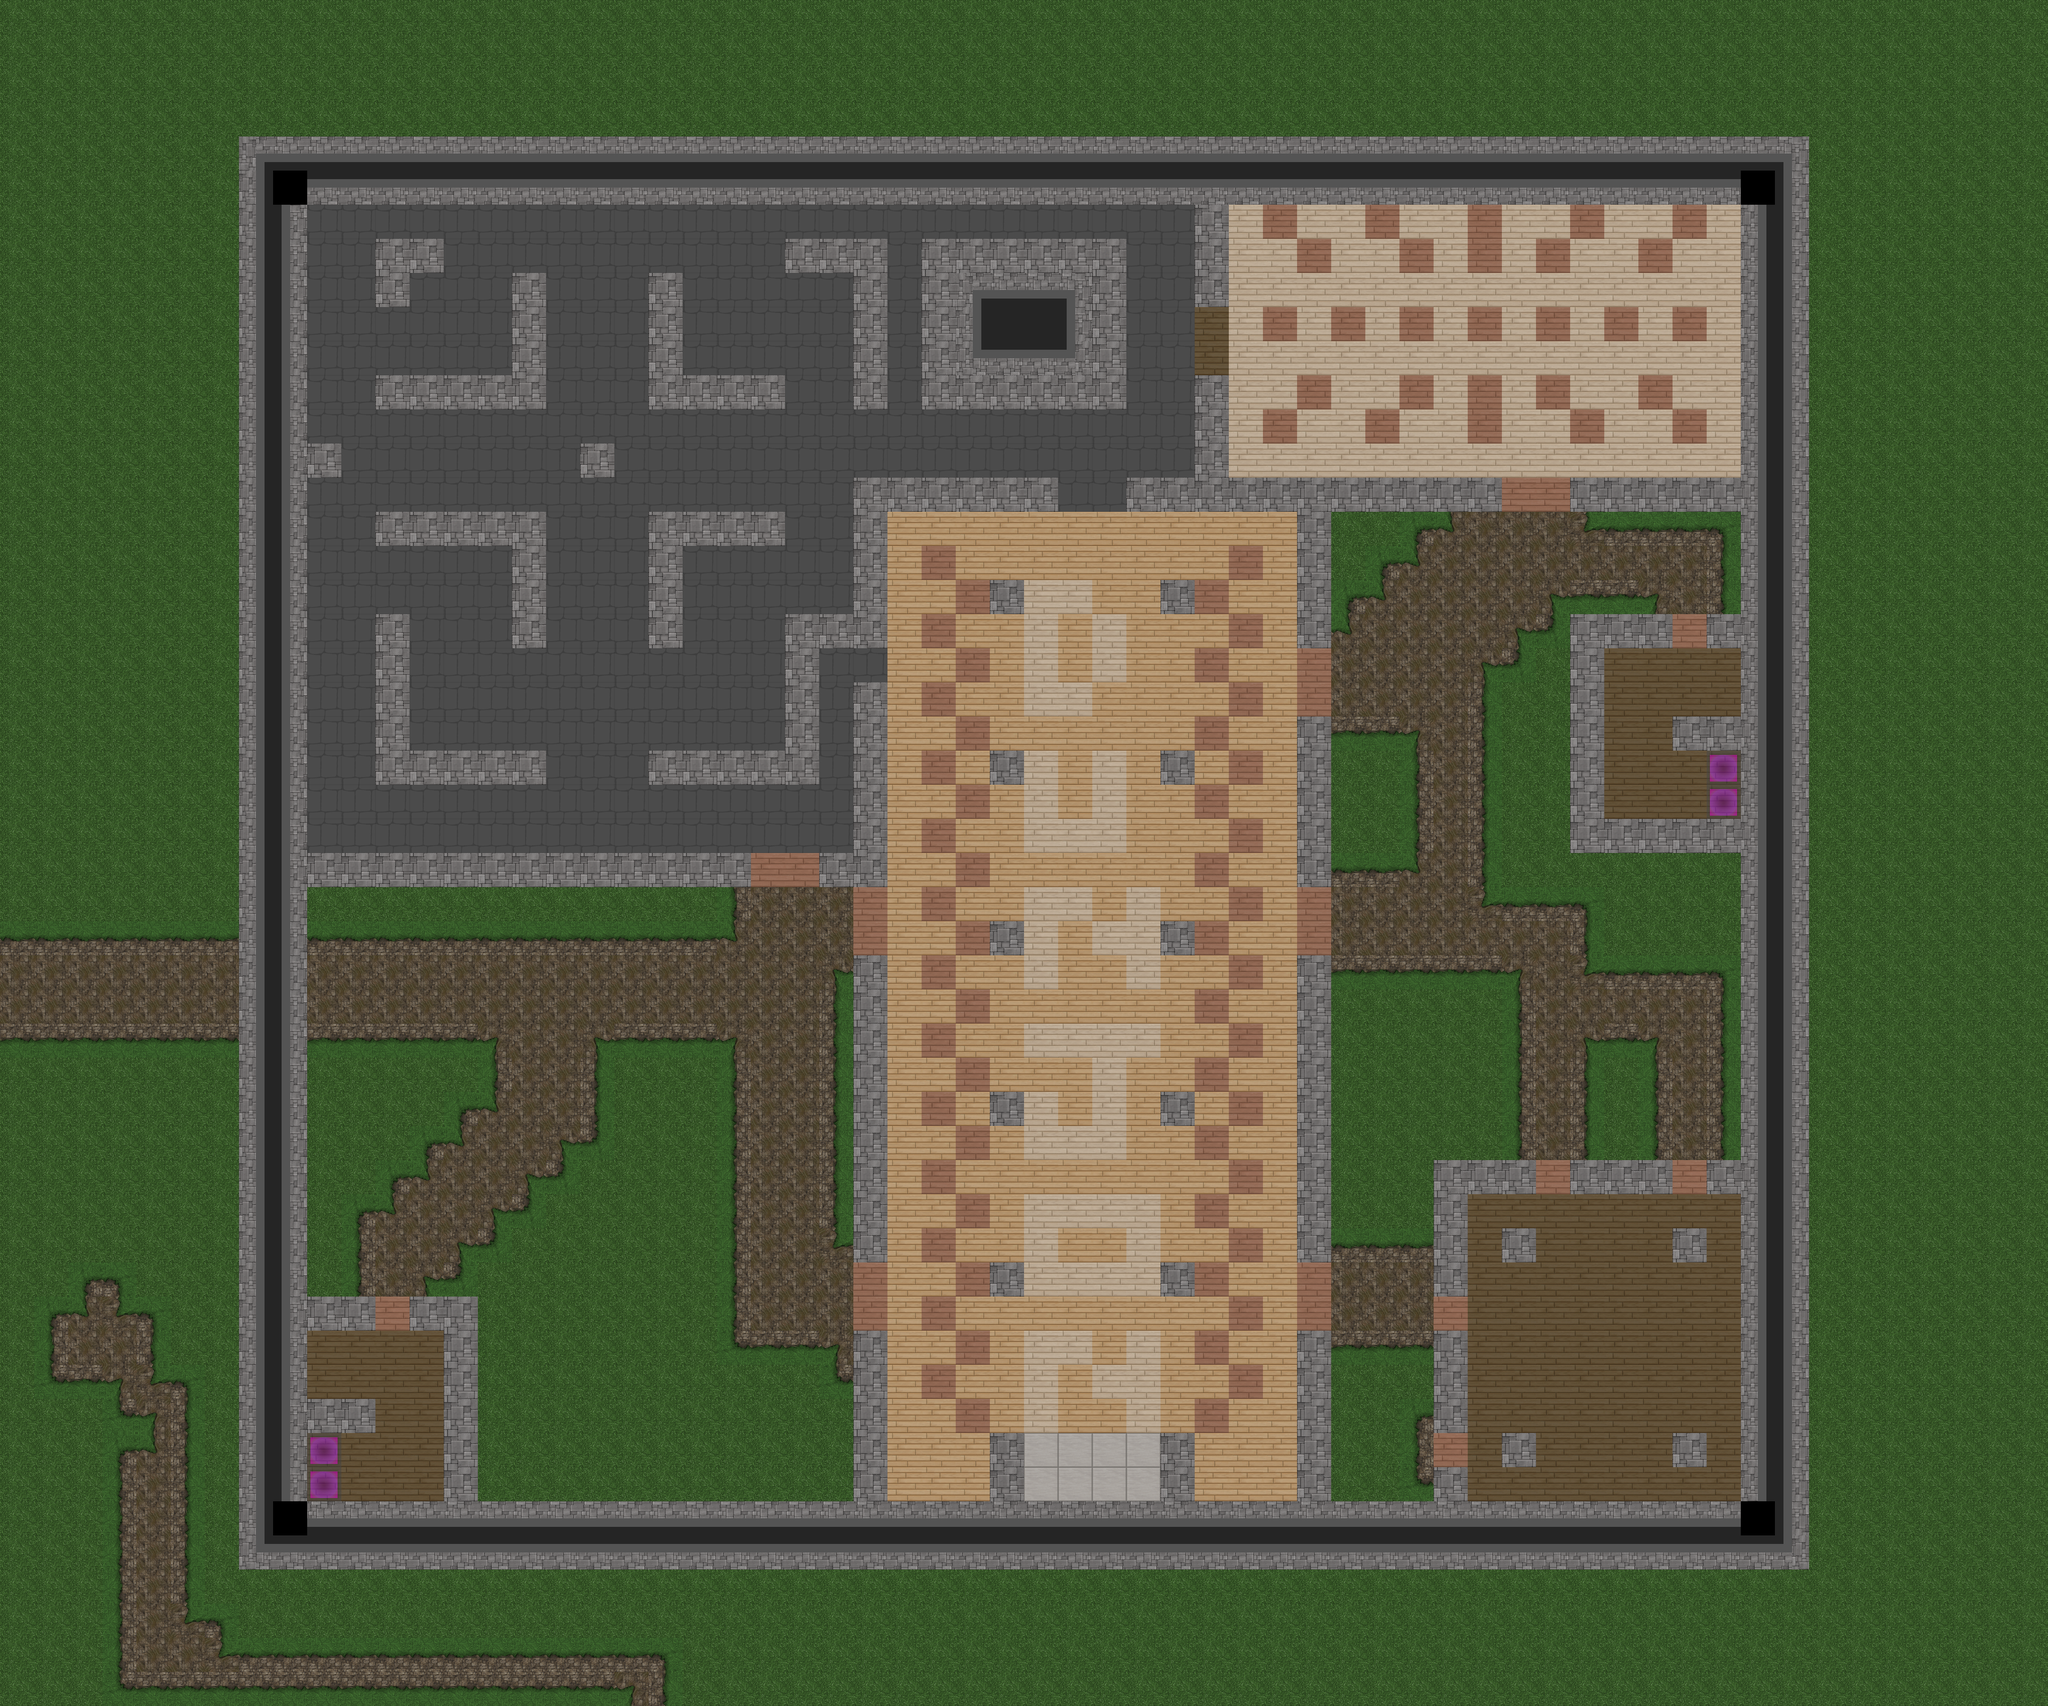

Tiled map render using the project's own tile images. Description and the map definition, with tile-layer contents summarised, below:
An orthogonal 60x50 tile map with 64x64 px tiles, 4 tile layers (decor, blockage, foregound, overlayer), 2 tilesets and 30 objects (23x POINTLIGHT, 3x SPAWN, 2x TARGET, 2x TELEPORT).

<map version="1.0" orientation="orthogonal" renderorder="right-down" width="60" height="50" tilewidth="64" tileheight="64">
 <properties>
  <property name="AMBIENTLIGHT" value="50505050" />
  <property name="NAMEMAP" value="Donjon" />
  <property name="TYPEMAP" value="FFA" />
  <property name="VERSIONMAP" value="1" />
 </properties>
 <tileset firstgid="1" name="tileset" tilewidth="64" tileheight="64">
  <image source="tileset.png" width="1024" height="1024" />
 </tileset>
 <tileset firstgid="257" name="iconeset" tilewidth="64" tileheight="64">
  <image source="iconeset.png" width="512" height="512" />
 </tileset>
 <layer name="decor" width="60" height="50">
  <data>[3000 cells, 2764 non-empty, 29 distinct tile ids]</data>
 </layer>
 <layer name="blockage" width="60" height="50">
  <data>[3000 cells, 387 non-empty, 5 distinct tile ids]</data>
 </layer>
 <layer name="foregound" width="60" height="50">
  <data>[3000 cells, 0 non-empty, 0 distinct tile ids]</data>
 </layer>
 <objectgroup name="element">
  <object name="spawn" type="SPAWN" gid="269" x="896" y="704" />
  <object name="light" type="POINTLIGHT" gid="257" x="1088" y="896">
   <properties>
    <property name="ColorA" value="0.5" />
    <property name="ColorB" value="1" />
    <property name="ColorG" value="1" />
    <property name="ColorR" value="1" />
    <property name="Distance" value="8" />
    <property name="Quality" value="800" />
    <property name="Soft" value="true" />
    <property name="Softness" value="1.2" />
    <property name="Static" value="true" />
    <property name="Xray" value="true" />
   </properties>
  </object>
  <object name="target_TPtest" type="TARGET" gid="261" x="3142.5" y="1501.83" />
  <object name="tpZone1" type="TELEPORT" x="583.667" y="2702.67" width="32" height="100">
   <properties>
    <property name="TargetName" value="target_TPtest" />
   </properties>
  </object>
  <object name="spawn" type="SPAWN" gid="269" x="1280" y="704" />
  <object name="spawn" type="SPAWN" gid="269" x="896" y="1088" />
  <object name="light" type="POINTLIGHT" gid="257" x="1472" y="1472">
   <properties>
    <property name="ColorA" value="0.5" />
    <property name="ColorB" value="1" />
    <property name="ColorG" value="1" />
    <property name="ColorR" value="1" />
    <property name="Distance" value="4" />
    <property name="Quality" value="800" />
    <property name="Soft" value="true" />
    <property name="Softness" value="1.2" />
    <property name="Static" value="true" />
    <property name="Xray" value="true" />
   </properties>
  </object>
  <object name="light" type="POINTLIGHT" gid="257" x="704" y="512">
   <properties>
    <property name="ColorA" value="0.5" />
    <property name="ColorB" value="1" />
    <property name="ColorG" value="1" />
    <property name="ColorR" value="1" />
    <property name="Distance" value="5" />
    <property name="Quality" value="800" />
    <property name="Soft" value="true" />
    <property name="Softness" value="1.2" />
    <property name="Static" value="true" />
    <property name="Xray" value="true" />
   </properties>
  </object>
  <object name="light" type="POINTLIGHT" gid="257" x="1546.67" y="2134.67">
   <properties>
    <property name="ColorA" value="0.5" />
    <property name="ColorB" value="1" />
    <property name="ColorG" value="1" />
    <property name="ColorR" value="1" />
    <property name="Distance" value="25" />
    <property name="Quality" value="800" />
    <property name="Soft" value="true" />
    <property name="Softness" value="1.2" />
    <property name="Static" value="false" />
    <property name="Xray" value="false" />
   </properties>
  </object>
  <object name="light" type="POINTLIGHT" gid="257" x="562.667" y="1876">
   <properties>
    <property name="ColorA" value="0.5" />
    <property name="ColorB" value="1" />
    <property name="ColorG" value="1" />
    <property name="ColorR" value="1" />
    <property name="Distance" value="10" />
    <property name="Quality" value="800" />
    <property name="Soft" value="true" />
    <property name="Softness" value="1.2" />
    <property name="Static" value="true" />
    <property name="Xray" value="false" />
   </properties>
  </object>
  <object name="light" type="POINTLIGHT" gid="268" x="561.333" y="2782.67">
   <properties>
    <property name="ColorA" value="0.5" />
    <property name="ColorB" value="1" />
    <property name="ColorG" value="0" />
    <property name="ColorR" value="1" />
    <property name="Distance" value="25" />
    <property name="Quality" value="800" />
    <property name="Soft" value="true" />
    <property name="Softness" value="1.2" />
    <property name="Static" value="false" />
    <property name="Xray" value="false" />
   </properties>
  </object>
  <object name="light" type="POINTLIGHT" gid="268" x="3216" y="1504">
   <properties>
    <property name="ColorA" value="0.5" />
    <property name="ColorB" value="1" />
    <property name="ColorG" value="0" />
    <property name="ColorR" value="1" />
    <property name="Distance" value="25" />
    <property name="Quality" value="800" />
    <property name="Soft" value="true" />
    <property name="Softness" value="1.2" />
    <property name="Static" value="false" />
    <property name="Xray" value="false" />
   </properties>
  </object>
  <object name="target_TPtest2" type="TARGET" gid="261" x="638.5" y="2781.5" />
  <object name="tpZone1" type="TELEPORT" x="3227" y="1425" width="32" height="100">
   <properties>
    <property name="TargetName" value="target_TPtest2" />
   </properties>
  </object>
  <object name="light" type="POINTLIGHT" gid="257" x="2288" y="909.333">
   <properties>
    <property name="ColorA" value="0.5" />
    <property name="ColorB" value="1" />
    <property name="ColorG" value="1" />
    <property name="ColorR" value="1" />
    <property name="Distance" value="25" />
    <property name="Quality" value="800" />
    <property name="Soft" value="true" />
    <property name="Softness" value="1.2" />
    <property name="Static" value="true" />
    <property name="Xray" value="false" />
   </properties>
  </object>
  <object name="light" type="POINTLIGHT" gid="257" x="2290.67" y="434.667">
   <properties>
    <property name="ColorA" value="0.5" />
    <property name="ColorB" value="1" />
    <property name="ColorG" value="1" />
    <property name="ColorR" value="1" />
    <property name="Distance" value="25" />
    <property name="Quality" value="800" />
    <property name="Soft" value="true" />
    <property name="Softness" value="1.2" />
    <property name="Static" value="true" />
    <property name="Xray" value="false" />
   </properties>
  </object>
  <object name="light" type="POINTLIGHT" gid="257" x="3214.67" y="908">
   <properties>
    <property name="ColorA" value="0.5" />
    <property name="ColorB" value="1" />
    <property name="ColorG" value="1" />
    <property name="ColorR" value="1" />
    <property name="Distance" value="25" />
    <property name="Quality" value="800" />
    <property name="Soft" value="true" />
    <property name="Softness" value="1.2" />
    <property name="Static" value="true" />
    <property name="Xray" value="false" />
   </properties>
  </object>
  <object name="light" type="POINTLIGHT" gid="257" x="3209.33" y="436">
   <properties>
    <property name="ColorA" value="0.5" />
    <property name="ColorB" value="1" />
    <property name="ColorG" value="1" />
    <property name="ColorR" value="1" />
    <property name="Distance" value="25" />
    <property name="Quality" value="800" />
    <property name="Soft" value="true" />
    <property name="Softness" value="1.2" />
    <property name="Static" value="true" />
    <property name="Xray" value="false" />
   </properties>
  </object>
  </objectgroup>
 <layer name="overlayer" width="60" height="50" opacity="0.5">
  <data>[3000 cells, 4 non-empty, 1 distinct tile ids]</data>
 </layer>
</map>
<!-- 12 of 30 objects omitted -->